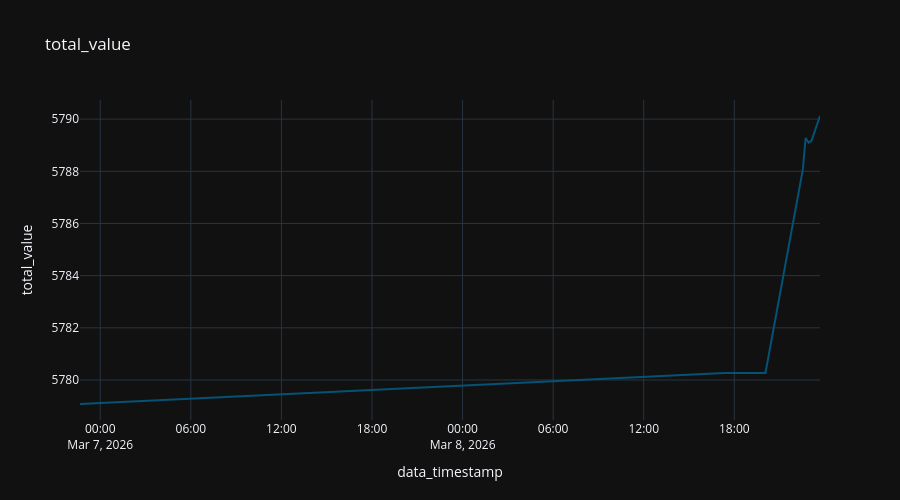

The notebook cell saved with this chart:
### Code cell
fig = px.line (
  df_account,
  "data_timestamp",
  "total_value",
  title="total_value"
#   color_discrete_sequence="Tealgrn_r",
)

fig.update_layout (
  height=500,
)

### Figure 1 — Plotly figure (JSON) as saved in the notebook; plotly's stock layout.template omitted (floating-point values rounded to 4 significant figures)
{"data": [{"hovertemplate": "data_timestamp=%{x}<br>total_value=%{y}<extra></extra>", "legendgroup": "", "line": {"color": "rgb(4, 82, 117)", "dash": "solid"}, "marker": {"symbol": "circle"}, "mode": "lines", "name": "", "orientation": "v", "showlegend": false, "type": "scatter", "x": ["2026-03-08T23:40:34.525659", "2026-03-08T23:40:27.730832", "2026-03-08T23:06:41.026018", "2026-03-08T22:55:01.302217", "2026-03-08T22:43:24.610459", "2026-03-08T22:32:23.135490", "2026-03-08T20:03:50.163422", "2026-03-08T19:52:12.961157", "2026-03-08T19:40:38.052550", "2026-03-08T19:28:45.602075", "2026-03-08T19:17:05.096410", "2026-03-08T19:11:40.094790", "2026-03-08T18:53:51.794209", "2026-03-08T18:42:17.084008", "2026-03-08T18:30:38.367714", "2026-03-08T18:18:45.808130", "2026-03-08T18:07:13.062653", "2026-03-08T17:55:25.609977", "2026-03-08T17:43:48.015631", "2026-03-08T17:32:05.819384", "2026-03-08T17:20:51.909591", "2026-03-06T22:39:30.652466"], "xaxis": "x", "y": [5790.0, 5790.0, 5789.0, 5789.0, 5789.0, 5788.0, 5780.0, 5780.0, 5780.0, 5780.0, 5780.0, 5780.0, 5780.0, 5780.0, 5780.0, 5780.0, 5780.0, 5780.0, 5780.0, 5780.0, 5780.0, 5779.0], "yaxis": "y"}], "layout": {"height": 500, "legend": {"tracegroupgap": 0}, "title": {"text": "total_value"}, "xaxis": {"anchor": "y", "domain": [0, 1], "title": {"text": "data_timestamp"}}, "yaxis": {"anchor": "x", "domain": [0, 1], "title": {"text": "total_value"}}}}
